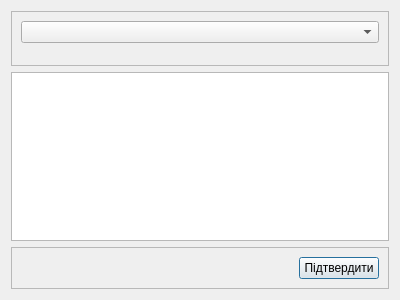
<?xml version="1.0" encoding="UTF-8"?>
<ui version="4.0">
 <class>dialogChooseExistProcess</class>
 <widget class="QDialog" name="dialogChooseExistProcess">
  <property name="geometry">
   <rect>
    <x>0</x>
    <y>0</y>
    <width>400</width>
    <height>300</height>
   </rect>
  </property>
  <property name="windowTitle">
   <string>Вибрати задану модель</string>
  </property>
  <layout class="QVBoxLayout" name="verticalLayout">
   <item>
    <widget class="QFrame" name="frame">
     <property name="frameShape">
      <enum>QFrame::StyledPanel</enum>
     </property>
     <property name="frameShadow">
      <enum>QFrame::Raised</enum>
     </property>
     <layout class="QVBoxLayout" name="verticalLayout_2">
      <item>
       <widget class="QComboBox" name="comboBoxModel">
        <property name="currentIndex">
         <number>-1</number>
        </property>
        <item>
         <property name="text">
          <string>Задача 1 (пряма задача)</string>
         </property>
        </item>
        <item>
         <property name="text">
          <string>Задача 2 (обернена задача)</string>
         </property>
        </item>
       </widget>
      </item>
      <item>
       <spacer name="verticalSpacer">
        <property name="orientation">
         <enum>Qt::Vertical</enum>
        </property>
        <property name="sizeHint" stdset="0">
         <size>
          <width>20</width>
          <height>37</height>
         </size>
        </property>
       </spacer>
      </item>
     </layout>
    </widget>
   </item>
   <item>
    <widget class="QTextEdit" name="textShowModel">
     <property name="readOnly">
      <bool>true</bool>
     </property>
    </widget>
   </item>
   <item>
    <widget class="QFrame" name="frame_2">
     <property name="frameShape">
      <enum>QFrame::StyledPanel</enum>
     </property>
     <property name="frameShadow">
      <enum>QFrame::Raised</enum>
     </property>
     <layout class="QHBoxLayout" name="horizontalLayout">
      <item>
       <spacer name="horizontalSpacer">
        <property name="orientation">
         <enum>Qt::Horizontal</enum>
        </property>
        <property name="sizeHint" stdset="0">
         <size>
          <width>278</width>
          <height>20</height>
         </size>
        </property>
       </spacer>
      </item>
      <item>
       <widget class="QPushButton" name="buttonSend">
        <property name="text">
         <string>Підтвердити</string>
        </property>
       </widget>
      </item>
     </layout>
    </widget>
   </item>
  </layout>
 </widget>
 <resources/>
 <connections/>
</ui>
